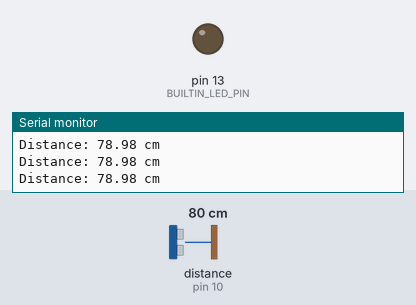
Bench run of a sketch on a simulated Arduino Uno, built with avr-gcc and run on an emulated ATmega328P. Parts: output pins drawn as LEDs (lit = HIGH), the last lines printed to the serial monitor. Wiring (inferred from the names in the program): ultrasonic range finder: trigger pin 9; echo pin 10. The inputs (shaded band) are chosen by the test bench; at power-on: distance to the obstacle (sensor on pin 10) 80 cm. The echo pulse lasts 58.3 µs per cm; pins used as bus, display or sensor lines are not drawn.

Above: at 1.2 s.
1.3 s: distance to the obstacle (sensor on pin 10) set to 12 cm
4.3 s: distance to the obstacle (sensor on pin 10) set to 9 cm
At 4.6 s:
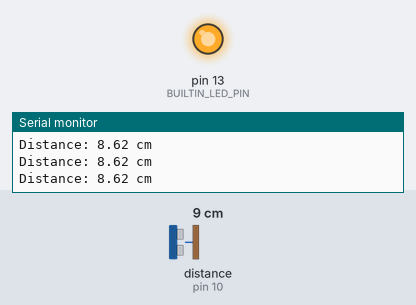
5.8 s: distance to the obstacle (sensor on pin 10) set to 18 cm
At 7.0 s:
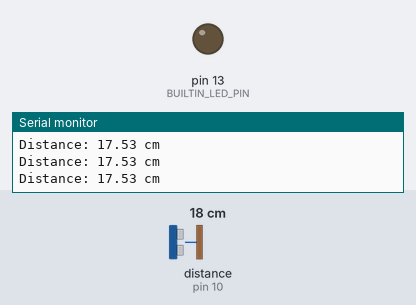
Timing chart, 0 to 8.8 s (numbered marks = the images above; inputs shaded):
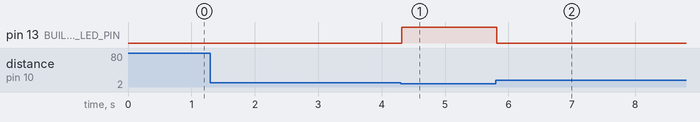

The sketch:

bridge.ino
```cpp
#define SONAR_TRIG_PIN 9
#define SONAR_ECHO_PIN 10
#define BUILTIN_LED_PIN 13

void setup() {
  Serial.begin(9600);
  pinMode(SONAR_TRIG_PIN, OUTPUT);
  pinMode(SONAR_ECHO_PIN, INPUT);
  pinMode(BUILTIN_LED_PIN, OUTPUT);
}

// @return returns distance in centimeters
float get_distance() {
  digitalWrite(SONAR_TRIG_PIN, LOW);
  delayMicroseconds(2);
  digitalWrite(SONAR_TRIG_PIN, HIGH);
  delayMicroseconds(10);
  digitalWrite(SONAR_TRIG_PIN, LOW);

  long duration = pulseIn(SONAR_ECHO_PIN, HIGH);
  return duration * 0.034 / 2;
}

// start of control loop
bool bridge_pulley_on = false;
void loop() {

  float distance = get_distance();

  if (distance < 10.0) {
    digitalWrite(BUILTIN_LED_PIN, HIGH);
  }
  else {
    digitalWrite(BUILTIN_LED_PIN, LOW);
  }

  if (bridge_pulley_on) {

  }

  Serial.print("Distance: ");
  Serial.print(distance);
  Serial.println(" cm");
  delay(10);
}
```

Measured:
- the behaviour switches between 11 and 10 cm on distance to the obstacle (sensor on pin 10) (found by bisection; images 0 and 1)
- after the input at 4.3 s, pin 13 (BUILTIN_LED_PIN): LOW → HIGH at once
- after the input at 5.8 s, pin 13 (BUILTIN_LED_PIN): HIGH → LOW at once
